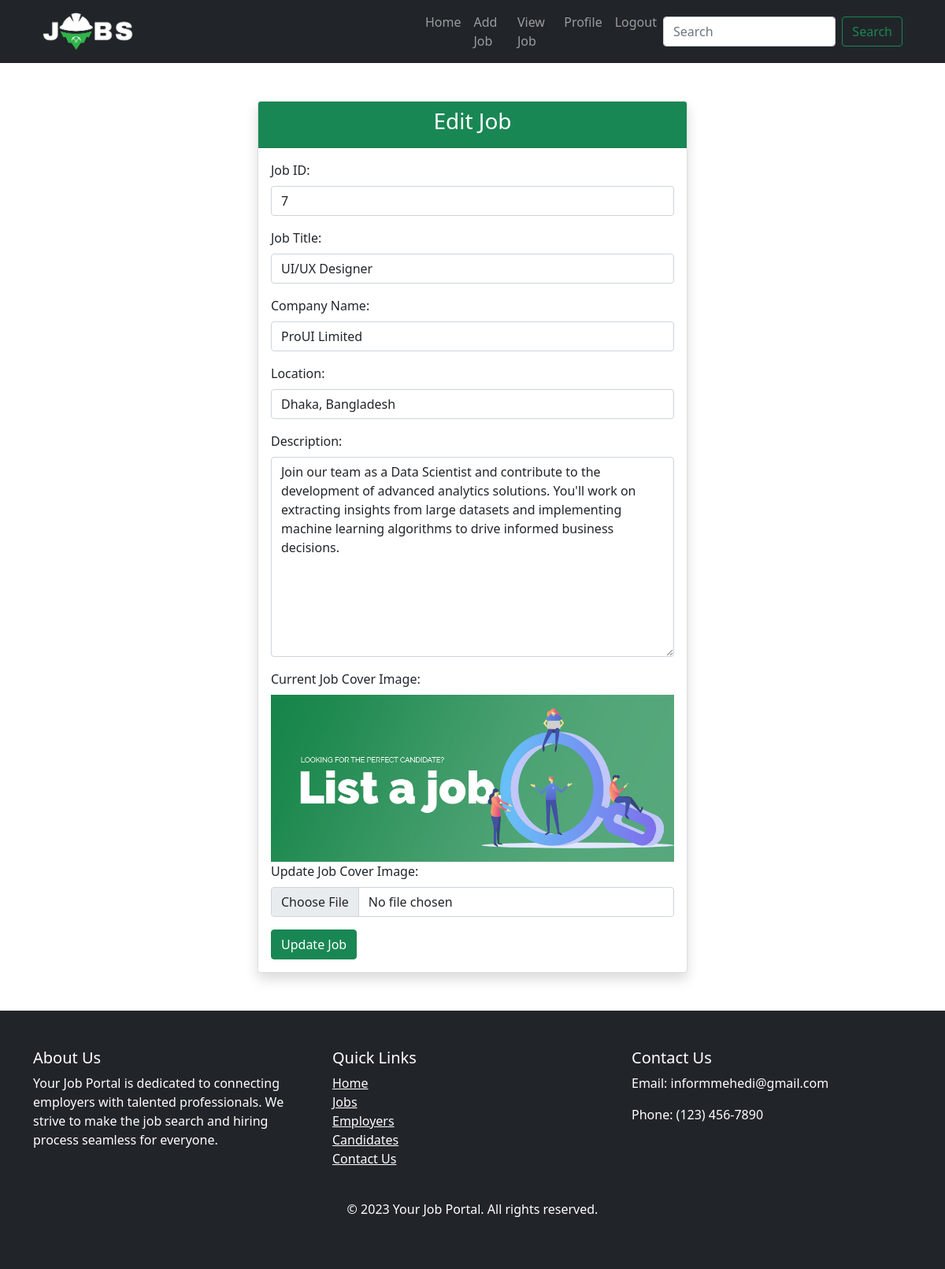
/editPage/7 (signed in), run on the app's committed database.
### jobApp/models.py (models this page shows, shortened)
class JobModel(models.Model):
    title = models.CharField(max_length=200, null=True)
    company_name = models.CharField(max_length=100, null=True)
    location = models.CharField(max_length=100, null=True)
    description = models.TextField()
    job_image = models.ImageField(upload_to='media',  blank=True, null=True)
    create_at = models.DateTimeField(auto_now_add=True, null= True)
    job_creator = models.ForeignKey(CustomUser, on_delete=models.CASCADE)

### jobApp/views.py (the view)
# urls.py: path('editPage/<str:myid>', views.editPage, name='editPage'),
def editPage(request, myid):
    job = JobModel.objects.filter(id = myid)
    return render(request, 'recruiter/editJob.html', {'job': job})

### templates/recruiter/editJob.html (shortened to what this page needs)
{% extends "base.html" %}
{% block main %}
<div class="container mt-5">
    <div class="row justify-content-center">
        <div class="col-md-6">
            <div class="card shadow">
                <div class="card-header bg-success text-white">
                    <h3 class="text-center">Edit Job</h3>
                </div>
                <div class="card-body">
                    <form action="{% url 'updatePage' %}" method="POST" enctype="multipart/form-data">
                        {% for j in job %}
                        <p>
                           <label for="id_job_title">Job ID:</label>
                           <input type="text" name="jobid" class="form-control" maxlength="100" required id="id_job_title" value='{{j.id}}'>
                        </p>
                        <p>
                           <label for="id_job_title">Job Title:</label>
                           <input type="text" name="title" class="form-control" maxlength="100" required id="id_job_title" value='{{j.title}}'>
                        </p>
                        <p>
                           <label for="id_company_name">Company Name:</label>
                           <input type="text" name="company_name" class="form-control" maxlength="100" required id="id_company_name" value='{{j.company_name}}'>
                        </p>
                        <p>
                           <label for="id_location">Location:</label>
                           <input type="text" name="location" class="form-control" maxlength="100" required id="id_location" value='{{j.location}}'>
                        </p>
                        <p>
                           <label for="id_description">Description:</label>
                           <textarea name="description" cols="40" rows="10" class="form-control" required id="id_description">{{j.description}}
                           </textarea>
                        </p>
                        <p>
                            {% if j.job_image %}
                                <label for="id_job_image">Current Job Cover Image:</label>
                                <img src="{{ j.job_image.url }}" alt="Job Cover Image" class="img-fluid">
                                <label for="id_job_image">Update Job Cover Image:</label>
                                <input type="file" name="job_image" class="form-control" accept="image/*">
                            {% else %}
                                <label for="id_job_image">Job Cover Image:</label>
                                <input type="file" name="job_image" class="form-control" accept="image/*">
                            {% endif %}
                        </p>
                        <button class='btn btn-success' type="submit">Update Job</button>
                        {% endfor %}
                     </form>
                </div>
            </div>
        </div>
    </div>
</div>
{% endblock main %}

### data on the page
JobModel: jobid "7", title "UI/UX Designer", company_name "ProUI Limited", location "Dhaka, Bangladesh", description "Join our team as a Data Scientist and contribute to the development of advanced analytics solutions. You'll work on extracting insights from large datasets and implementing machine learning algorithms to drive informed business decisions.", job_image (picture)
